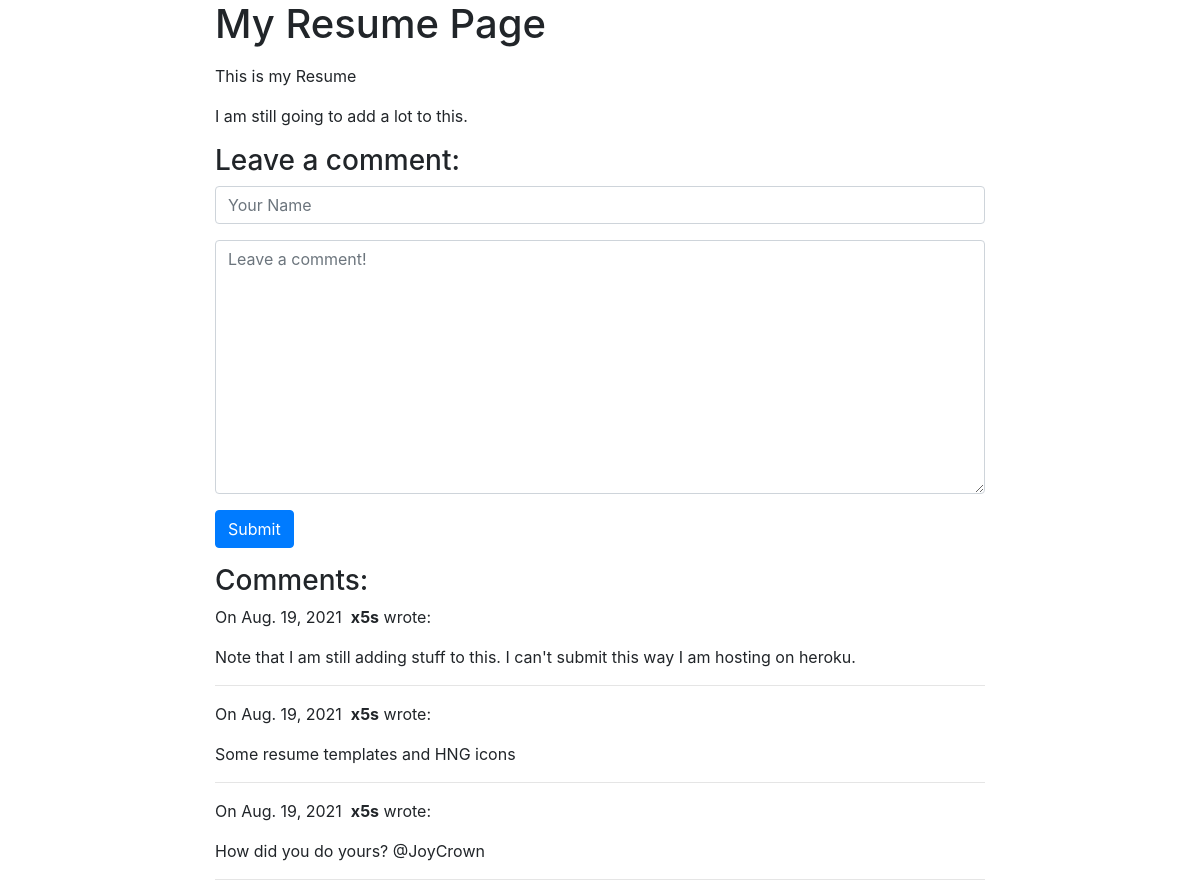
/1/, run on the app's committed database.
### resume_page/models.py (models this page shows)
class Post(models.Model):
    title = models.CharField(max_length=255)
    body = models.TextField()
    created_on = models.DateTimeField(auto_now_add=True)
    last_modified = models.DateTimeField(auto_now=True)

class Comment(models.Model):
    author = models.CharField(max_length=60)
    body = models.TextField()
    created_on = models.DateTimeField(auto_now_add=True)
    post = models.ForeignKey("Post", on_delete=models.CASCADE)

### resume_page/views.py (the view, shortened to what this page needs)
# urls.py: path('', include('resume_page.urls')),
def resume_page(request, pk):
    post = Post.objects.get(pk=pk)
    comments = Comment.objects.filter(post=post)
    form = CommentForm()
    context = {"post": post, "comments": comments, "form": form}
    return render(request, "resume_page.html", context)

### resume_page/forms.py
class CommentForm(forms.Form):
    author = forms.CharField(
        max_length=60,
        widget=forms.TextInput(
            attrs={"class": "form-control", "placeholder": "Your Name"}
        ),
    )
    body = forms.CharField(
        widget=forms.Textarea(
            attrs={"class": "form-control", "placeholder": "Leave a comment!"}
        )
    )

### resume_page/templates/resume_page.html (shortened to what this page needs)
<link rel="stylesheet" href="https://stackpath.bootstrapcdn.com/bootstrap/4.1.3/css/bootstrap.min.css">
{% block page_content %}
<div class="col-md-8 offset-md-2">
    <h1>{{ post.title }}</h1>
    <p>{{ post.body | linebreaks }}</p>
    <h3>Leave a comment:</h3>
    <form action="/{{ post.pk }}/" method="post">
        <div class="form-group">
            {{ form.author }}
        </div>
        <div class="form-group">
            {{ form.body }}
        </div>
        <button type="submit" class="btn btn-primary">Submit</button>
    </form>
    <h3>Comments:</h3>
    {% for comment in comments %}
    <p>
        On {{comment.created_on.date }}&nbsp;
        <b>{{ comment.author }}</b> wrote:
    </p>
    <p>{{ comment.body }}</p>
    <hr>
    {% endfor %}
</div>
{% endblock %}

### data on the page
Post: title "My Resume Page", body "This is my Resume I am still going to add a lot to this."
Comment: created_on "Aug. 19, 2021", author "x5s", body "Note that I am still adding stuff to this. I can't submit this way I am hosting on heroku."
Comment: created_on "Aug. 19, 2021", author "x5s", body "Some resume templates and HNG icons"
Comment: created_on "Aug. 19, 2021", author "x5s", body "How did you do yours? @JoyCrown"
